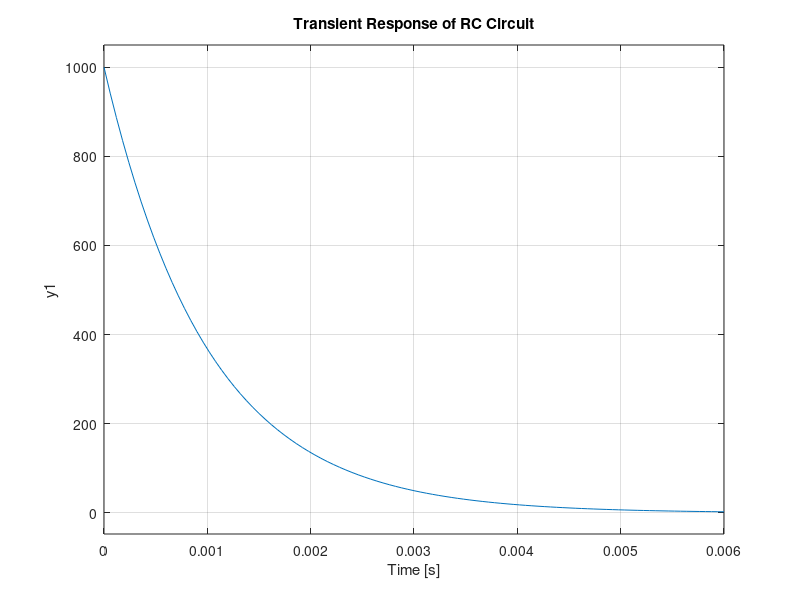

The MATLAB source for this figure:
%Md Roknuzzaman Rikon
%ID: 22024014
% Transient Analysis of RC Circuit 
R = 1e3; % Resistance in ohms 
C = 1e-6; % Capacitance in farads 
sys = tf([1], [R*C 1]); 
impulse(sys); 
title('Transient Response of RC Circuit'); 